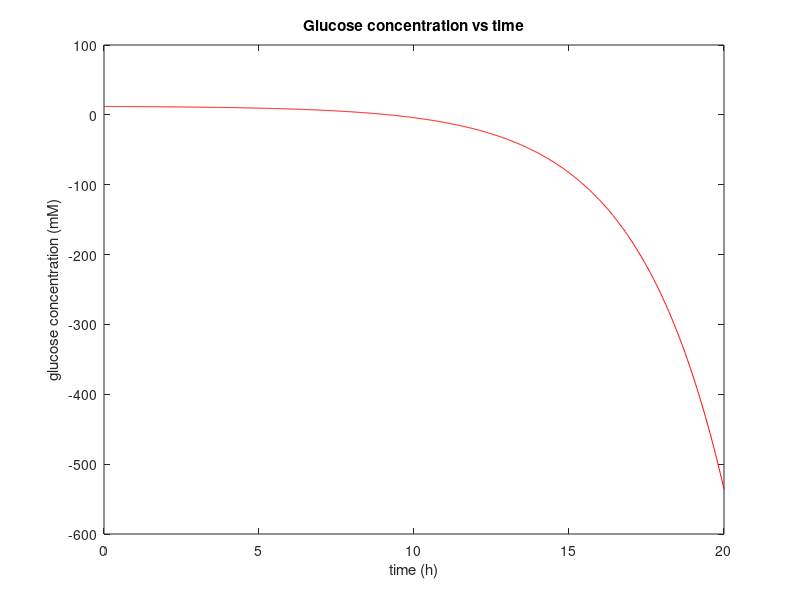

Here is the MATLAB script that generated this plot: (Note: this script raises an error after producing the figure.)
%% PARAMETERS

G_0 = 12;
B_0 = 0.1;
mu = 0.35;
Y = 0.2;

%% DEFINING TIME POINTS AND GLUCOSE CONCENTRATION
t = linspace (0, 20, 1000);     
G_t = G_0 - (B_0/Y)*(exp(mu*t)-1);

%% PLOTTING

figure()
plot(t, G_t, 'r');
xlabel('time (h)');
ylabel('glucose concentration (mM)');
title('Glucose concentration vs time');
yline(0,'--')



